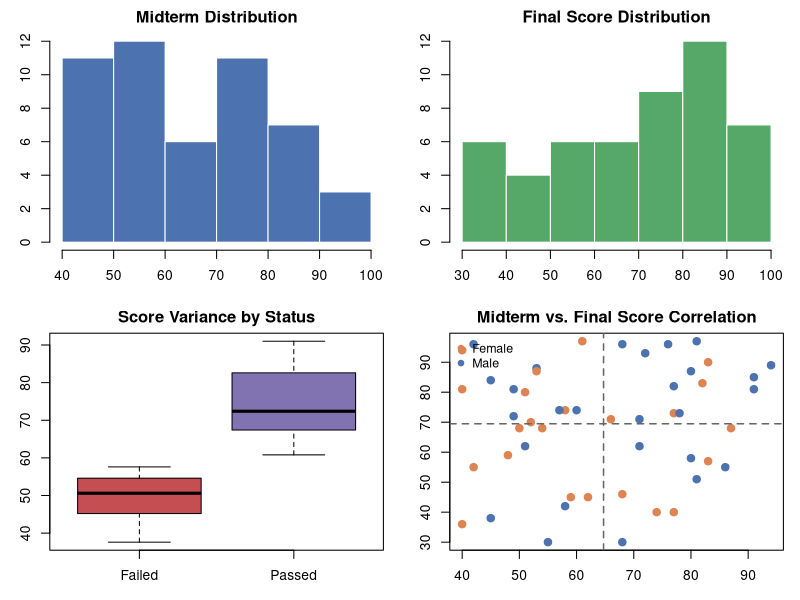

The R script that drew this image:
rm(list = ls()) # Clear workspace
set.seed(42)    # Fixed random seed for deterministic simulation

#Data Generation & Feature Engineering
N_STUDENTS <- 50

# Synthetic Data Generation
student_ids <- sprintf("STD-%03d", 1:N_STUDENTS)
gender      <- factor(sample(c("Female", "Male"), N_STUDENTS, replace = TRUE))
midterm     <- round(runif(N_STUDENTS, min = 40, max = 95), 0)
final       <- round(runif(N_STUDENTS, min = 30, max = 100), 0)

# Construct Primary Data Frame
student_df <- data.frame(
  student_id = student_ids,
  gender     = gender,
  midterm    = midterm,
  final      = final,
  stringsAsFactors = FALSE
)

#Composite Metric & Categorical Recoding 
# Weighted Final Grade Formula: 40% Midterm + 60% Final
student_df$composite_score <- (student_df$midterm * 0.40) + (student_df$final * 0.60)

# Binary Classification (Pass/Fail Threshold = 60)
student_df$status <- factor(
  ifelse(student_df$composite_score >= 60, "Passed", "Failed"),
  levels = c("Failed", "Passed")
)

# --- 4. Matrix Operations & Summary Statistics ---
# Extract Numeric Sub-matrix
numeric_cols <- c("midterm", "final", "composite_score")
metric_matrix <- student_df[, numeric_cols]

# Vectorized Column-wise Aggregations via apply() (MARGIN = 2 for Columns)
metric_means <- apply(metric_matrix, 2, mean)
metric_sds   <- apply(metric_matrix, 2, sd)

# Consolidate Descriptive Summary Table
summary_table <- rbind(
  Mean = round(metric_means, 2),
  Std_Dev = round(metric_sds, 2)
)

cat("\n======================================================\n")
cat("          DESCRIPTIVE PERFORMANCE SUMMARY             \n")
cat("======================================================\n")
print(summary_table)
cat("======================================================\n\n")

# Data Visualization & Dashboard Rendering 
# Initialize 2x2 Graphics Layout
par(mfrow = c(2, 2), mar = c(3, 3, 2, 1))

# Plot 1: Midterm Score Histogram
hist(
  student_df$midterm,
  col  = "#4C72B0",
  main = "Midterm Distribution",
  xlab = "Score",
  ylab = "Student Count",
  border = "white"
)
# Plot 2: Final Score Histogram
hist(
  student_df$final,
  col  = "#55A868",
  main = "Final Score Distribution",
  xlab = "Score",
  ylab = "Student Count",
  border = "white"
)

# Plot 3: Boxplot of Composite Score by Academic Status
boxplot(
  composite_score ~ status,
  data = student_df,
  col  = c("#C44E52", "#8172B2"),
  main = "Score Variance by Status",
  xlab = "Academic Status",
  ylab = "Composite Score"
)

# Plot 4: Bivariate Correlation Scatter Plot with Group Segmentation
cohort_colors <- ifelse(student_df$gender == "Female", "#DD8452", "#4C72B0")

plot(
  student_df$midterm,
  student_df$final,
  col  = cohort_colors,
  pch  = 19,
  cex  = 1.2,
  main = "Midterm vs. Final Score Correlation",
  xlab = "Midterm Score",
  ylab = "Final Score"
)

# Benchmark Average Indicators
abline(h = mean(student_df$final), col = "gray40", lty = 2, lwd = 1.5)
abline(v = mean(student_df$midterm), col = "gray40", lty = 2, lwd = 1.5)

# Add Legend
legend(
  "topleft",
  legend = levels(student_df$gender),
  col    = c("#DD8452", "#4C72B0"),
  pch    = 19,
  bty    = "n",
  cex    = 0.9
)

# Reset Device Grid Layout
par(mfrow = c(1, 1))
